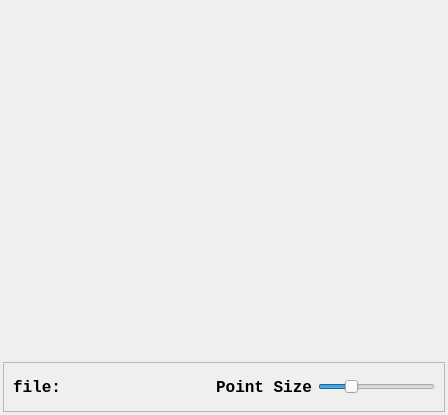
<?xml version="1.0" encoding="UTF-8"?>
<ui version="4.0">
 <class>PlaneViewer</class>
 <widget class="QWidget" name="PlaneViewer">
  <property name="geometry">
   <rect>
    <x>0</x>
    <y>0</y>
    <width>448</width>
    <height>415</height>
   </rect>
  </property>
  <property name="font">
   <font>
    <family>Consolas</family>
    <pointsize>12</pointsize>
    <weight>75</weight>
    <bold>true</bold>
   </font>
  </property>
  <property name="windowTitle">
   <string>Form</string>
  </property>
  <layout class="QVBoxLayout" name="verticalLayout">
   <property name="spacing">
    <number>3</number>
   </property>
   <property name="leftMargin">
    <number>3</number>
   </property>
   <property name="topMargin">
    <number>3</number>
   </property>
   <property name="rightMargin">
    <number>3</number>
   </property>
   <property name="bottomMargin">
    <number>3</number>
   </property>
   <item>
    <widget class="QCustomPlot" name="qcp" native="true"/>
   </item>
   <item>
    <widget class="QFrame" name="frame">
     <property name="sizePolicy">
      <sizepolicy hsizetype="Expanding" vsizetype="Expanding">
       <horstretch>0</horstretch>
       <verstretch>0</verstretch>
      </sizepolicy>
     </property>
     <property name="minimumSize">
      <size>
       <width>20</width>
       <height>0</height>
      </size>
     </property>
     <property name="maximumSize">
      <size>
       <width>16777215</width>
       <height>50</height>
      </size>
     </property>
     <property name="frameShape">
      <enum>QFrame::StyledPanel</enum>
     </property>
     <property name="frameShadow">
      <enum>QFrame::Raised</enum>
     </property>
     <layout class="QHBoxLayout" name="horizontalLayout">
      <item>
       <widget class="QLabel" name="filename_label">
        <property name="text">
         <string>file: </string>
        </property>
       </widget>
      </item>
      <item>
       <spacer name="horizontalSpacer">
        <property name="orientation">
         <enum>Qt::Horizontal</enum>
        </property>
        <property name="sizeHint" stdset="0">
         <size>
          <width>40</width>
          <height>20</height>
         </size>
        </property>
       </spacer>
      </item>
      <item>
       <widget class="QLabel" name="label">
        <property name="sizePolicy">
         <sizepolicy hsizetype="Expanding" vsizetype="Expanding">
          <horstretch>0</horstretch>
          <verstretch>0</verstretch>
         </sizepolicy>
        </property>
        <property name="minimumSize">
         <size>
          <width>0</width>
          <height>20</height>
         </size>
        </property>
        <property name="maximumSize">
         <size>
          <width>16777215</width>
          <height>20</height>
         </size>
        </property>
        <property name="text">
         <string>Point Size</string>
        </property>
        <property name="alignment">
         <set>Qt::AlignRight|Qt::AlignTrailing|Qt::AlignVCenter</set>
        </property>
       </widget>
      </item>
      <item>
       <widget class="QSlider" name="sldPntSz">
        <property name="sizePolicy">
         <sizepolicy hsizetype="Expanding" vsizetype="Expanding">
          <horstretch>0</horstretch>
          <verstretch>0</verstretch>
         </sizepolicy>
        </property>
        <property name="minimumSize">
         <size>
          <width>0</width>
          <height>20</height>
         </size>
        </property>
        <property name="maximum">
         <number>20</number>
        </property>
        <property name="value">
         <number>5</number>
        </property>
        <property name="orientation">
         <enum>Qt::Horizontal</enum>
        </property>
       </widget>
      </item>
     </layout>
    </widget>
   </item>
  </layout>
 </widget>
 <customwidgets>
  <customwidget>
   <class>QCustomPlot</class>
   <extends>QWidget</extends>
   <header>../../3rdparty/qcustomplot/qcustomplot.h</header>
   <container>1</container>
  </customwidget>
 </customwidgets>
 <resources/>
 <connections/>
</ui>
